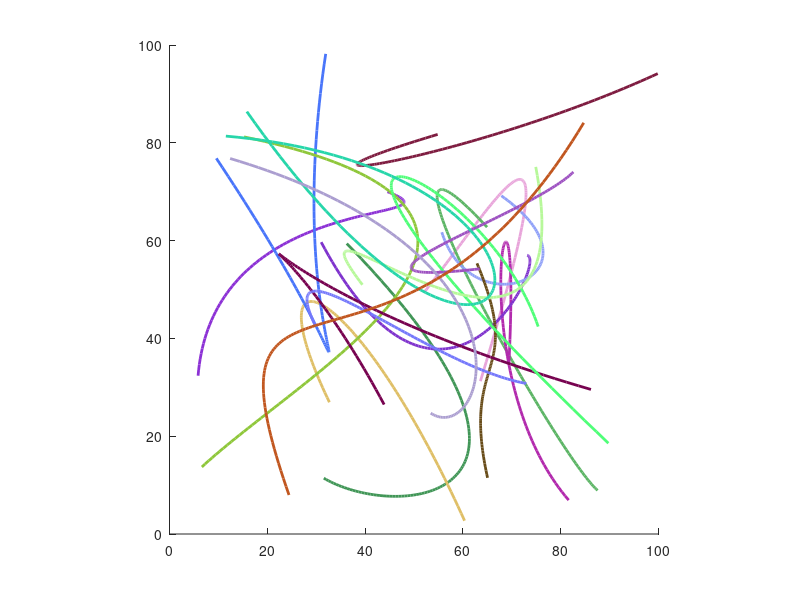

Write MATLAB code to recreate this figure.
function bezierAbstractArt()
    % Number of curves
    numCurves = 20;

    % Generate random control points for Bézier curves
    controlPoints = rand(numCurves, 4, 2) * 100; 

    % Create figure
    figure;
    hold on;
    axis equal;
    xlim([0, 100]);
    ylim([0, 100]);
    set(gca, 'Color', 'k'); % Set background color to black

    % Loop to draw Bézier curves
    for i = 1:numCurves
        % Extract control points for each curve
        P0 = squeeze(controlPoints(i, 1, :))';
        P1 = squeeze(controlPoints(i, 2, :))';
        P2 = squeeze(controlPoints(i, 3, :))';
        P3 = squeeze(controlPoints(i, 4, :))';

        % Draw Bézier curve
        t = linspace(0, 1, 100)';
        Bx = (1-t).^3 .* P0(1) + 3*(1-t).^2 .* t .* P1(1) + 3*(1-t) .* t.^2 .* P2(1) + t.^3 .* P3(1);
        By = (1-t).^3 .* P0(2) + 3*(1-t).^2 .* t .* P1(2) + 3*(1-t) .* t.^2 .* P2(2) + t.^3 .* P3(2);

        % Plot the curve
        plot(Bx, By, 'LineWidth', 2, 'Color', rand(1,3));
    end

    hold off;
end

